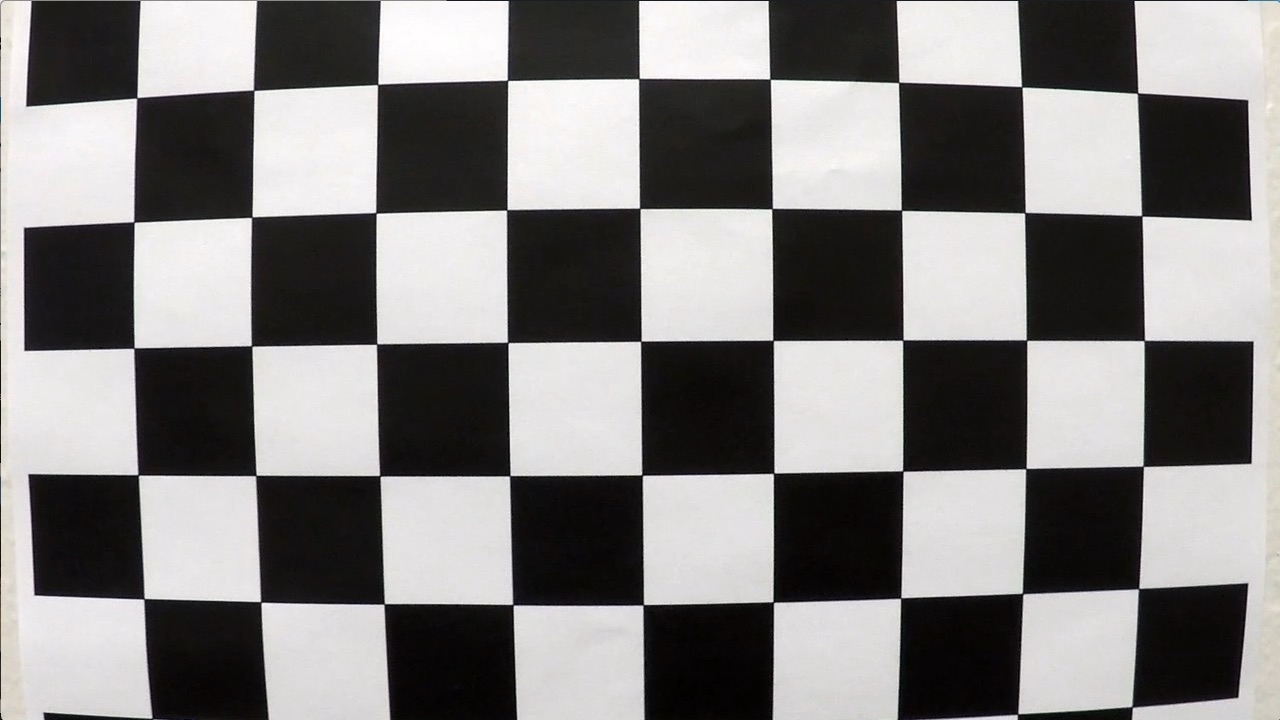
#> input picture camera_cal/calibration1.jpg, 1280 x 720 px; its folder holds 5 pictures in this run; the run also reads 1 picture not shown here
$ python cal_cam.py
#> lines starting #> are read from the running program, lines starting #| are printed output that depends on the picture
import numpy as np
import cv2
import glob
import pickle
import matplotlib.image as mpimg

nx = 9 # the number of inside corners in x
ny = 6 # the number of inside corners in y
objp = np.zeros((nx*ny, 3), np.float32)
objp[:,:2] = np.mgrid[0:nx, 0:ny].T.reshape(-1, 2)


images = glob.glob('camera_cal/calibration*.jpg')


def collect_points(images):
    # Arrays to store object points and image points from all the images.
    objpoints = []  # 3d points in real world space
    imgpoints = []  # 2d points in image plane.

    for idx, fname in enumerate(images):
        img = mpimg.imread(fname)
#> img is the input picture: shape (720, 1280, 3); mean R, G, B 130.1, 128.4, 127.8
        gray = cv2.cvtColor(img, cv2.COLOR_RGB2GRAY)

        # Find the chessboard corners
        ret, corners = cv2.findChessboardCorners(gray, (nx, ny), None)
#> ret = False; corners = None

        # If found, add object points, image points
        if ret == True:
            print("corners found on " + fname)
            objpoints.append(objp)
            imgpoints.append(corners)

    return objpoints, imgpoints


def calibrate_camera(objpoints, imgpoints):
    img = mpimg.imread('camera_cal/calibration10.jpg')
    img_size = (img.shape[1], img.shape[0])
#> img_size = (1280, 720)

    # Do camera calibration given object points and image points
    _, mtx, dist, rvecs, tvecs = cv2.calibrateCamera(objpoints, imgpoints, img_size, None, None)

    undist = cv2.undistort(img, mtx, dist, None, mtx)
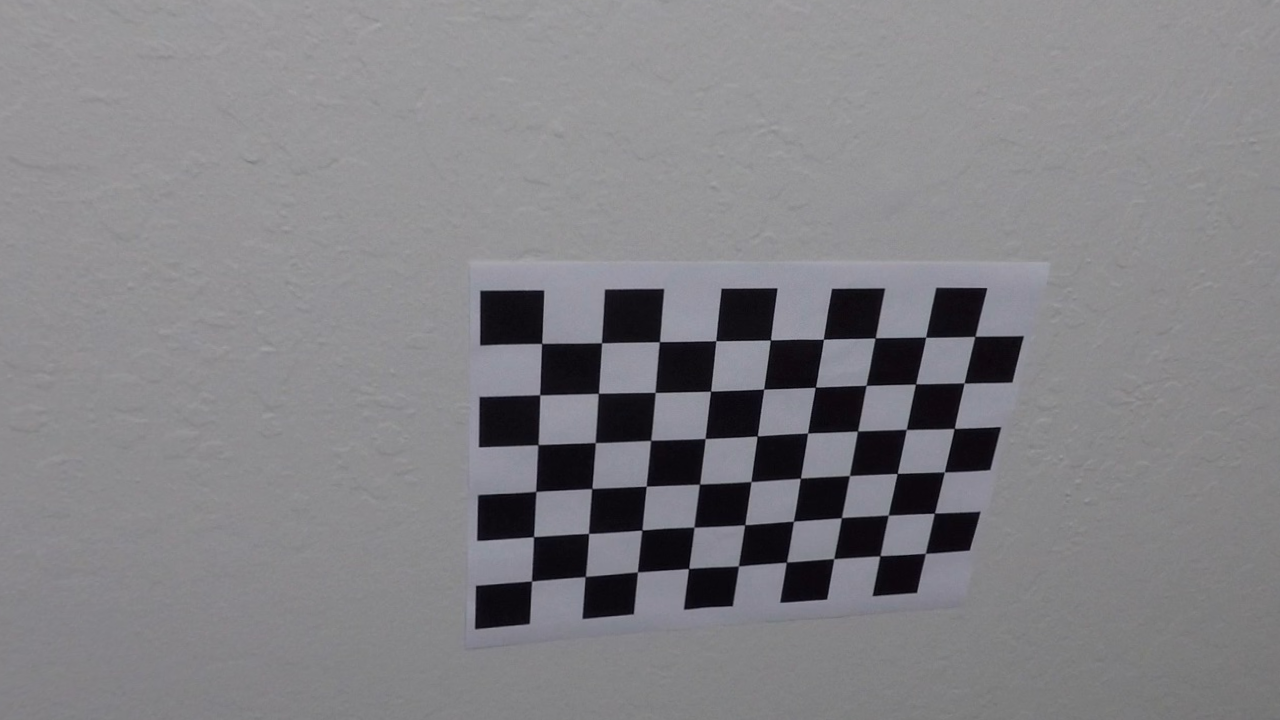
#> undist: shape (720, 1280, 3); mean R, G, B 130.4, 129.5, 133.3
    gray = cv2.cvtColor(undist, cv2.COLOR_RGB2GRAY)

    # Find the warp matrix & inversion
    ret, corners = cv2.findChessboardCorners(gray, (nx, ny))
    if ret == True:
        return ret, mtx, dist

    return False, None, None


if __name__ == "__main__":
    objpoints, imgpoints = collect_points(images)
    ret, mtx, dist = calibrate_camera(objpoints, imgpoints)
    # Save the camera calibration result for later use
    if ret == True:
        dist_pickle = {}
        dist_pickle["mtx"] = mtx
        dist_pickle["dist"] = dist
        pickle.dump(dist_pickle, open('cal_params.p', 'wb'))
